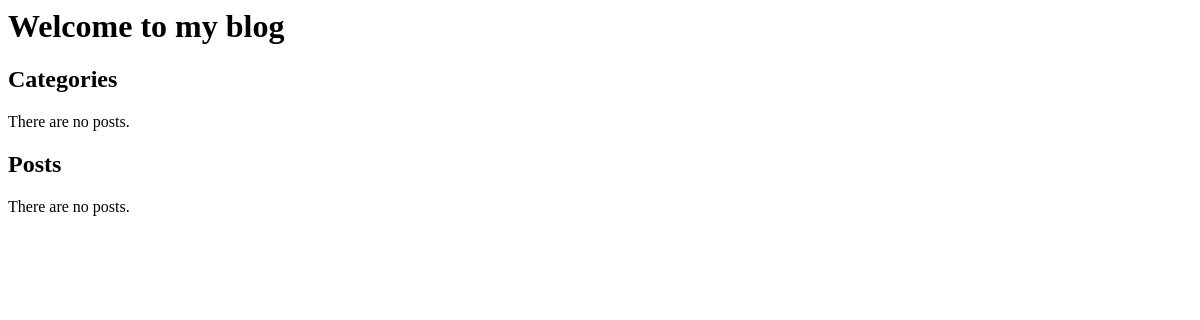
Before: / with the older database file.
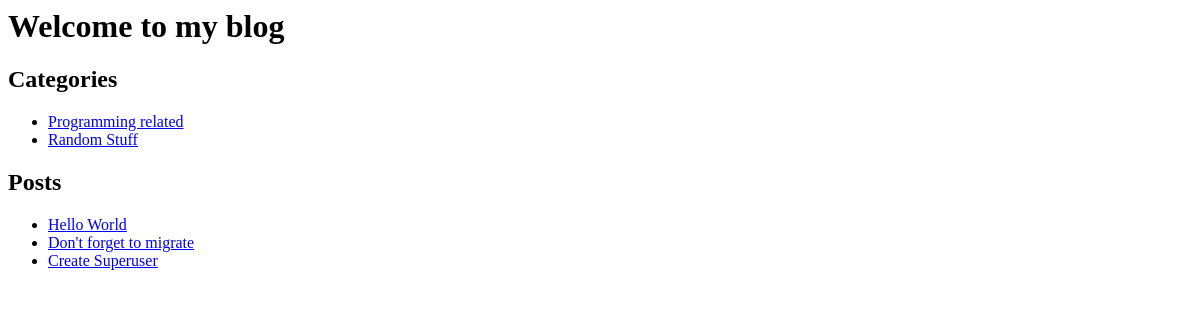
After: the same page with the newer database file.
### blog/models.py (models this page shows, shortened)
class Category(models.Model):
    title = models.CharField(max_length=100, db_index=True)
    slug = models.SlugField(max_length=100, db_index=True)
    @permalink
    def get_absolute_url(self):
        return ('view_blog_category', None, { 'slug': self.slug })

class Blog(models.Model):
    title = models.CharField(max_length=100, unique=True)
    slug = models.SlugField(max_length=100, unique=True)
    body = models.TextField()
    posted = models.DateTimeField(db_index=True, auto_now_add=True)
    category = models.ForeignKey('blog.Category')
    @permalink
    def get_absolute_url(self):
        return ('view_blog_post', None, { 'slug': self.slug })

### blog/views.py (the view)
# urls.py: url(r'^', 'blog.views.index'),
def index(request):
    return render_to_response('index.html', {
        'categories': Category.objects.all(),
        'posts': Blog.objects.all()[:5]
    })

### templates/index.html
{% extends 'base.html' %}
{% block title %}Welcome to my blog{% endblock %}
{% block content %}
    <h2>Categories</h2>
    {% if categories %}
        <ul>
        {% for category in categories %}
            <li><a href="{{ category.get_absolute_url }}">{{ category.title }}</a></li>
        {% endfor %}
        </ul>
    {% else %}
        <p>There are no posts.</p>
    {% endif %}
    <h2>Posts</h2>
    {% if posts %}
        <ul>
        {% for post in posts %}
            <li><a href="{{ post.get_absolute_url }}">{{ post.title }}</a></li>
        {% endfor %}
        </ul>
    {% else %}
        <p>There are no posts.</p>
    {% endif %}
{% endblock %}

### templates/base.html (shortened to what this page needs)
<html>
    <head>
    </head>
    <body>
        <h1>{% block title %}Welcome to my block{% endblock %}</h1>
        {% block content %}
        {% endblock %}
    </body>
</html>

Changed rows visible on the page:
added Category: title "Programming related"
added Category: title "Random Stuff"
added Blog: title "Hello World"
added Blog: title "Don't forget to migrate"
added Blog: title "Create Superuser"
Other visible differences:
text no longer shown: "There are no posts. There are no posts."
